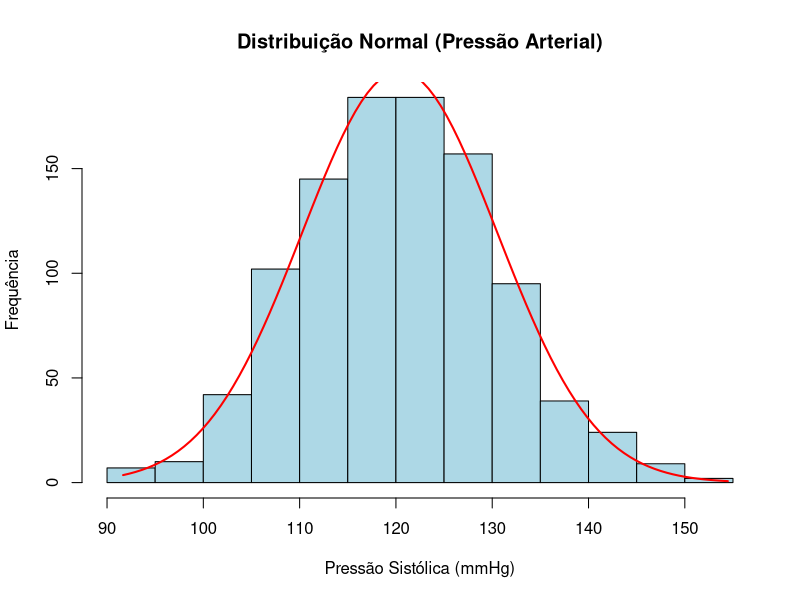
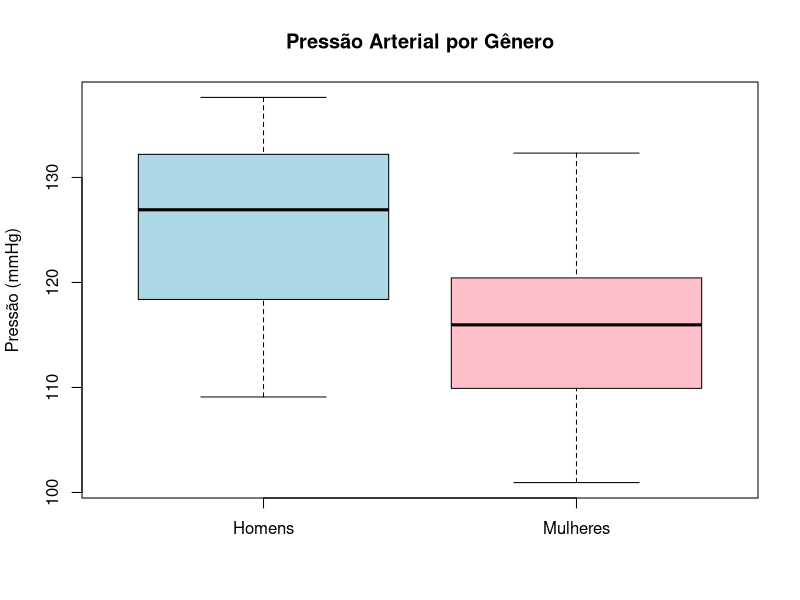
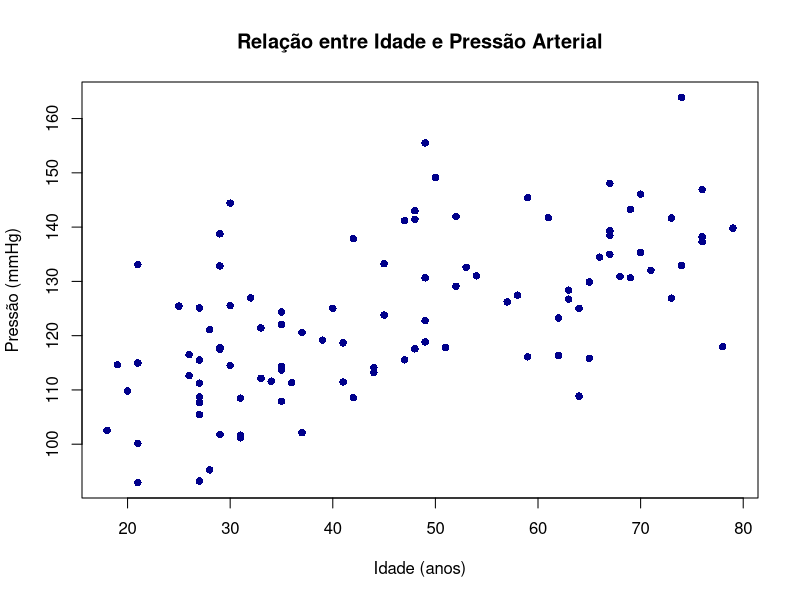
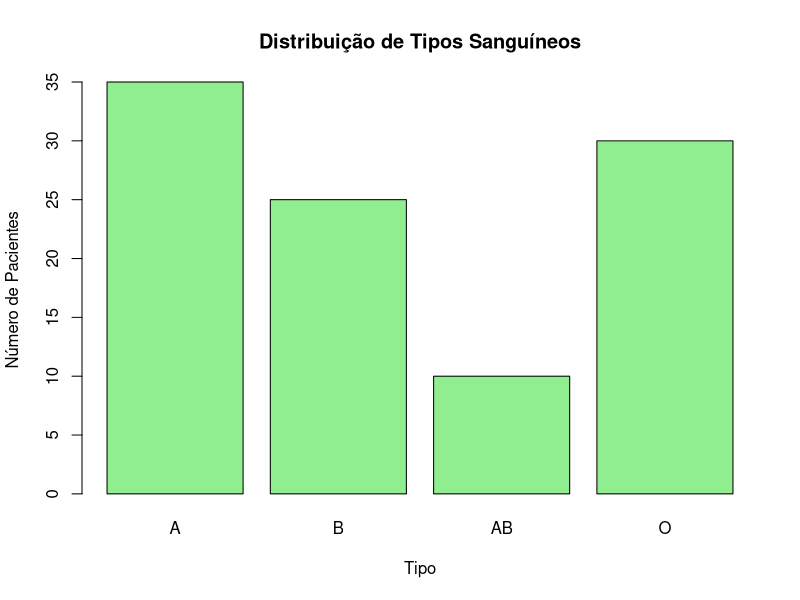
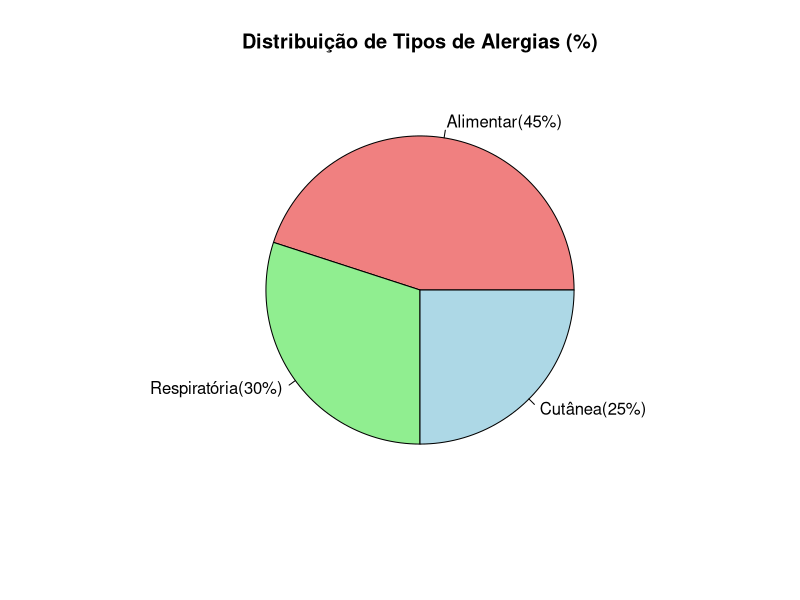
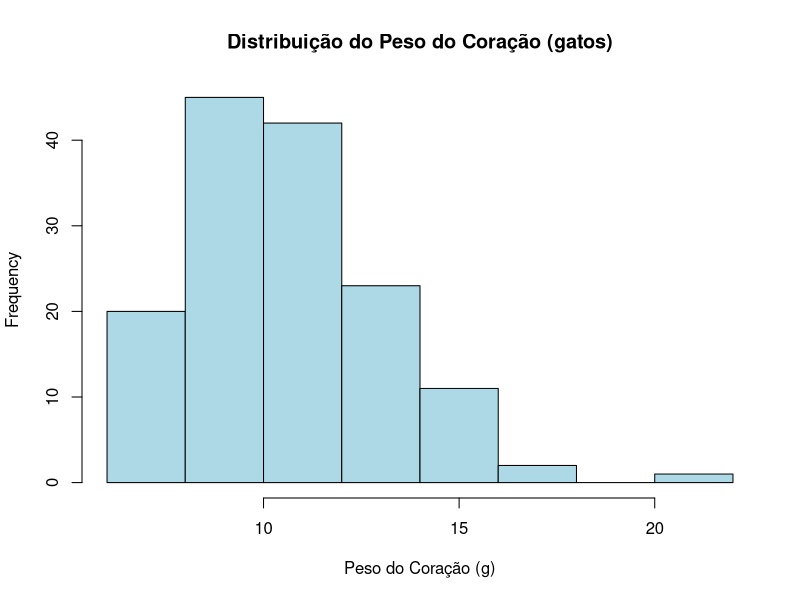
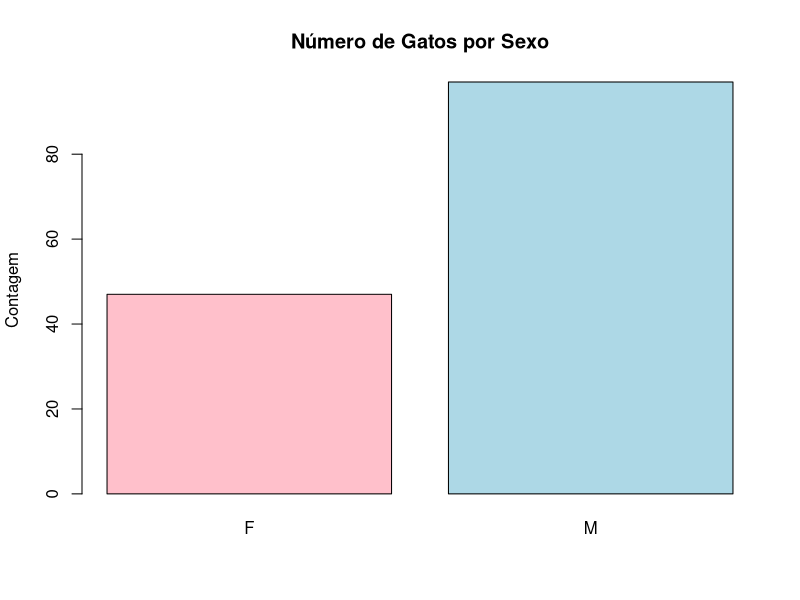
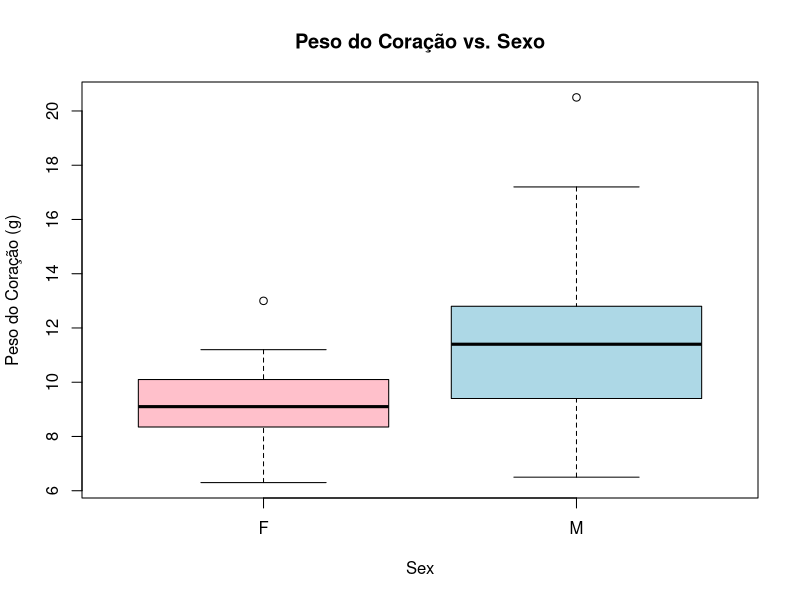

Recreate these plots in R, in order.
################ TEMA 1 – MEDIDAS DE TENDÊNCIA CENTRAL ########################

### MEDIA
idades <- c(25, 30, 35, 40, 45)  
media <- mean(idades)  
print(media)


idades_outlier <- c(25, 30, 35, 40, 45, 100)  
media_outlier <- mean(idades_outlier)  
print(media_outlier)  





### MEDIANA
idades <- c(25, 30, 35, 40, 45)  
mediana <- median(idades)  
print(mediana) 


idades_outlier <- c(25, 30, 35, 40, 45, 100)  
mediana_outlier <- median(idades_outlier)  
print(mediana_outlier)  







################ TEMA 2 – MEDIDAS DE DISPERSÃO ################################

### VARIANCIA
idades <- c(25, 30, 35, 40, 45)
variancia <- var(idades)  
print(variancia)




### DESVIO PADRAO
idades <- c(25, 30, 35, 40, 45)
desvio_padrao <- sd(idades)
print(desvio_padrao)

# lembrando que a variancia é o quadrado do desvio padrão
desvio_padrao <- sqrt(variancia)
print(desvio_padrao)




### AMPLITUDE
idades <- c(25, 30, 35, 40, 45)
amplitude <- max(idades) - min(idades)
print(amplitude) 






################ TEMA 3 – MÉDIA GEOMÉTRICA, HARMÔNICA, QUARTIS E PERCENTIS ####

### MÉDIA GEOMÉTRICA
# Pela fórmula
valores <- c(1.5, 2.0, 3.0)
media_geometrica <- prod(valores)^(1/length(valores))
print(media_geometrica)


# Pela função
# Instalar (se necessário) e carregar o pacote
if(!require(psych)) install.packages('psych')
library(psych)

# Calcular a média geométrica
media_geom <- geometric.mean(valores)
print(media_geom) 



### MÉDIA HARMÔNICA
# Pela fórmula
velocidades <- c(10, 20, 30)
media_harmonica <- length(velocidades) / sum(1 / velocidades)
print(media_harmonica)


# Pelo pacote psych
media_harmonica <- harmonic.mean(velocidades)
print(media_harmonica)  





### QUARTIS
idades <- c(20, 22, 25, 28, 30, 32, 35, 40, 45, 50)
quartis <- quantile(idades, probs = c(0.25, 0.5, 0.75))
print(quartis)



### PERCENTIS
percentil_90 <- quantile(idades, probs = 0.90)
print(percentil_90)










################ TEMA 4 – TABELAS DE FREQUÊNCIA E DISTRIBUIÇÃO NORMAL #########

### Tabelas de Frequência
idades <- c(12, 15, 12, 18, 20, 15, 12, 14, 18, 20)  

# Tabela de frequência absoluta  
freq_abs <- table(idades)  # conta as ocorrências de cada valor único

# Tabela de frequência relativa  
freq_rel <- prop.table(freq_abs)*100  # divide cada contagem pelo total de elementos

# Tabela combinada  
tabela_frequencia <- data.frame(
  Idade = names(freq_abs),
  Frequencia_Absoluta = as.vector(freq_abs),  # remove a formatação antiga
  Frequencia_Relativa = round(as.vector(freq_rel), 2)
)

# Exibir tabela  
print(tabela_frequencia)





### Distribuição de Probabilidade Normal
# Gerar 100 valores aleatórios normalmente distribuídos 
# com média 120 e desvio padrão 10
dados_normais <- rnorm(100, mean = 120, sd = 10)  
print(dados_normais)

# Calcular probabilidade dos dados estarem entre 110 e 130
# Pergunta: qual a chance de um equipamento durar entre 110 e 130 meses?
prob <- pnorm(130, mean = 120, sd = 10) - pnorm(110, mean = 120, sd = 10)  
print(prob)  










################ TEMA 5 – VISUALIZAÇÃO DE DADOS ###############################

### Histograma
# Gerar o conjunto de dados normais  
pressao <- rnorm(1000, mean = 120, sd = 10)  

# Histograma  
hist(pressao, 
     main = "Distribuição Normal (Pressão Arterial)",  
     xlab = "Pressão Sistólica (mmHg)", 
     ylab = "Frequência",
     col = "lightblue", 
     border = "black")  


# Adicionando a curva de distribuição normal
x <- seq(min(pressao), max(pressao), length = 100)
y <- dnorm(x, mean = mean(pressao), sd = sd(pressao))

y <- y * diff(hist(pressao, plot = FALSE)$breaks)[1] * length(pressao)  # Ajustando a escala

lines(x, y, col = "red", lwd = 2)





### Boxplots
# Gerando os dados normais
homens <- rnorm(50, mean = 125, sd = 8)
mulheres <- rnorm(50, mean = 115, sd = 7)

# Criando boxplot
boxplot(homens, mulheres,
        names = c("Homens", "Mulheres"),
        main = "Pressão Arterial por Gênero",
        ylab = "Pressão (mmHg)",
        col = c("lightblue", "pink"))





### Gráficos de Dispersão
# Gerando os dados aleatórios
idade <- sample(18:80, 100, replace = TRUE)
pressao <- 100 + 0.5 * idade + rnorm(100, mean = 0, sd = 10)

plot(idade, pressao,
     main = "Relação entre Idade e Pressão Arterial",
     xlab = "Idade (anos)",
     ylab = "Pressão (mmHg)",
     pch = 16,  # Tipo de ponto
     col = "darkblue")





### Gráficos de Barras
# Gerando os dados da amostra
tipos <- c("A", "B", "AB", "O")
frequencia <- c(35, 25, 10, 30)

barplot(frequencia,
        names.arg = tipos,
        main = "Distribuição de Tipos Sanguíneos",
        xlab = "Tipo",
        ylab = "Número de Pacientes",
        col = "lightgreen")





### Gráficos de Setores
# Dados
alergias <- c("Alimentar", "Respiratória", "Cutânea")
frequencia <- c(45, 30, 25)

frequencia_relativa <- round(frequencia / sum(frequencia) * 100, 1)
rotulos <- paste(alergias, "(", frequencia_relativa, "%)", sep = "")

# Gráfico de pizza
pie(frequencia, 
    labels = rotulos,
    col = c("lightcoral", "lightgreen", "lightblue"),
    main = "Distribuição de Tipos de Alergias (%)")






################ Aplicação no dataset cats ####################################
# Instalar apenas uma vez
if(!require(MASS)) install.packages('MASS')

# Carregar o pacote e o dataset
library(MASS)
data(cats) # Contém o sexo, peso corporal e peso do coração de gatos

# A estrutura dos dados e as primeiras linhas
str(cats)
head(cats) 

# As medidas de tendência central
media_hwt <- mean(cats$Hwt)
mediana_hwt <- median(cats$Hwt)
print(paste("Média:", media_hwt))
print(paste("Mediana:", mediana_hwt))

# As medidas de dispersão
variancia_hwt <- var(cats$Hwt)
desvio_padrao_hwt <- sd(cats$Hwt)
amplitude_hwt <- max(cats$Hwt) - min(cats$Hwt)
print(paste("Desvio Padrão:", desvio_padrao_hwt))

# Os quartis e percentis
quartis_hwt <- quantile(cats$Hwt, probs = c(0.25, 0.5, 0.75))
print("Quartis do Peso do Coração:")
print(quartis_hwt)


quartis_hwt_90 <- quantile(cats$Hwt, probs = c(0.90))
print("Quantil do Peso do Coração:")
print(quartis_hwt_90)


# Tabelas de Frequência
tabela_sexo <- table(cats$Sex)
print("Frequência Absoluta (Sexo):")
print(tabela_sexo)

tabela_relativa_sexo <- prop.table(tabela_sexo) * 100
print("Frequência Relativa (Sexo %):")
print(tabela_relativa_sexo)

### VISUALIZAÇÃO DOS DADOS
# Histograma (distribuição do peso do coração)
hist(cats$Hwt, 
     main="Distribuição do Peso do Coração (gatos)", 
     xlab="Peso do Coração (g)", 
     col="lightblue")

# Gráfico de Barras (contagem de machos/fêmeas)
barplot(tabela_sexo, 
        main="Número de Gatos por Sexo", 
        ylab="Contagem", 
        col=c("pink", "lightblue"))

# Boxplot (comparando os grupos)
boxplot(Hwt ~ Sex, data=cats, 
        main="Peso do Coração vs. Sexo",
        ylab="Peso do Coração (g)",
        col=c("pink", "lightblue"))

# Gráfico de Dispersão (relação entre variáveis)
# Pergunta: Gatos mais pesados (Bwt) têm corações mais pesados (Hwt)?
plot(cats$Bwt, cats$Hwt,
     main="Peso Corporal vs. Peso do Coração",
     xlab="Peso Corporal (kg)",
     ylab="Peso do Coração (g)",
     pch=16)
